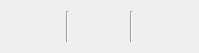
<?xml version="1.0" encoding="UTF-8"?>
<ui version="4.0">
 <class>SkillInfo</class>
 <widget class="QWidget" name="SkillInfo">
  <property name="geometry">
   <rect>
    <x>0</x>
    <y>0</y>
    <width>199</width>
    <height>53</height>
   </rect>
  </property>
  <property name="windowTitle">
   <string>Form</string>
  </property>
  <layout class="QHBoxLayout" name="hLayoutMain">
   <item>
    <layout class="QVBoxLayout" name="vLayoutSkill1">
     <property name="spacing">
      <number>0</number>
     </property>
    </layout>
   </item>
   <item>
    <layout class="QVBoxLayout" name="vLayoutSkill2">
     <property name="spacing">
      <number>0</number>
     </property>
    </layout>
   </item>
   <item>
    <widget class="Line" name="line">
     <property name="orientation">
      <enum>Qt::Vertical</enum>
     </property>
    </widget>
   </item>
   <item>
    <layout class="QVBoxLayout" name="vLayoutTripod">
     <property name="spacing">
      <number>1</number>
     </property>
     <item>
      <layout class="QHBoxLayout" name="hLayoutTripodTitle">
       <property name="spacing">
        <number>1</number>
       </property>
      </layout>
     </item>
     <item>
      <layout class="QHBoxLayout" name="hLayoutTripod">
       <property name="spacing">
        <number>1</number>
       </property>
      </layout>
     </item>
    </layout>
   </item>
   <item>
    <widget class="Line" name="line_2">
     <property name="orientation">
      <enum>Qt::Vertical</enum>
     </property>
    </widget>
   </item>
   <item>
    <layout class="QVBoxLayout" name="vLayoutRune">
     <property name="spacing">
      <number>0</number>
     </property>
    </layout>
   </item>
  </layout>
 </widget>
 <resources/>
 <connections/>
</ui>
